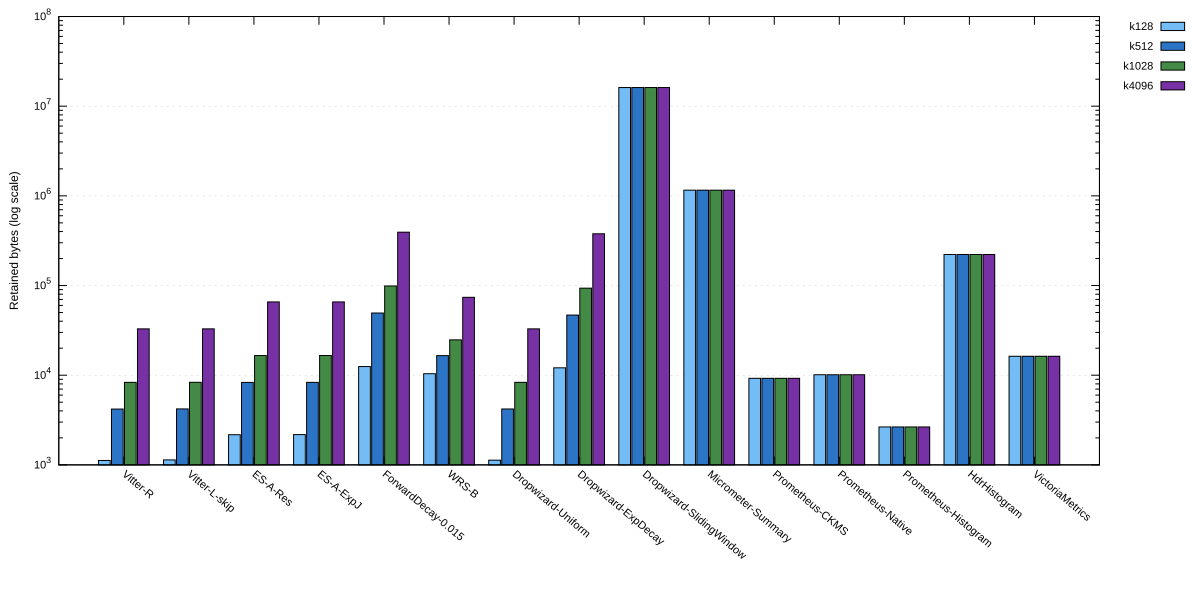

Reproduce this figure in gnuplot.
# Experiment E4 (retained memory): deep object-graph footprint per strategy after 1,000,000 updates,
# clustered by reservoir size k.
# Input:  MemoryFootprint-wide.csv  (strategy, k128, k512, k1028, k4096) = retained_bytes
# Output: MemoryFootprint.svg / .pdf
#
# Bounded reservoirs should grow ~linearly with k; histogram / sliding-window structures are k-independent
# (flat across the cluster) and either tiny (fixed buckets) or towering (unbounded window).

set datafile separator ","
set ylabel "Retained bytes (log scale)" font ",12"
set logscale y
set format y "10^{%L}"
set grid ytics lt 0 lw 0.5 lc rgb "#cccccc"

set style data histograms
set style histogram clustered gap 1
set style fill solid 0.9 border -1
set boxwidth 0.9
set xtics rotate by -40 font ",11"
set ytics font ",11"
set key outside right top vertical font ",11" samplen 2 spacing 1.2

set style line 1 lc rgb "#64B5F6"
set style line 2 lc rgb "#1565C0"
set style line 3 lc rgb "#2E7D32"
set style line 4 lc rgb "#6A1B9A"

set terminal svg enhanced font "arial,11" size 1200,600
set output 'MemoryFootprint.svg'
plot for [i=2:5] 'MemoryFootprint-wide.csv' using i:xtic(1) ls (i-1) title columnheader

set terminal pdfcairo enhanced font "arial,12" size 5,2.8
set output 'MemoryFootprint.pdf'
replot

set output
